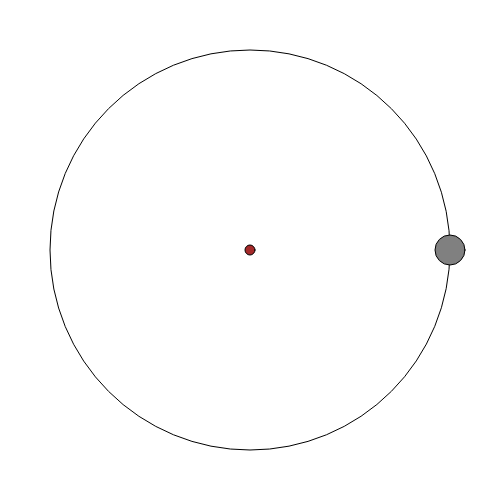
Frame 1 (no input)
Frame 60 (no input): identical to frame 1, image omitted
Frame 120 (the mouse pressed at the canvas centre since frame 60): identical to frame 1, image omitted

The p5.js sketch that drew this single still picture (run headless with seeded random() and noise() and a simulated clock; from frame 60 on, the mouse is pressed at the canvas centre):

// p5.js sketch
// ── sketch.js
var center_x = 250;
var center_y = 250;
var radius = 200;

var mx = 250;
var my = 250;

var c_angle = 0;
var cx = center_x + radius*Math.cos(c_angle);
var cy = center_y + radius*Math.sin(c_angle);

function setup(){
    createCanvas(500, 500);
    frameRate(60);
}

function draw(){

    background(255);
    fill(0,0);
    circle(center_x, center_y, 2*radius);

    // console.log(cx + " " + cy);
    drawMouse(mx, my);
    drawCat(Math.round(cx), Math.round(cy));
    moveMouse();
}

function drawMouse(x, y){
    fill('brown');
    circle(x, y, 10);
}

function drawCat(x, y){
    fill('gray');
    circle(x, y, 30);
}


function moveMouse(){
    if (keyIsDown(LEFT_ARROW)) {
        mx -= 1;
        updateCat();
      }
    
      if (keyIsDown(RIGHT_ARROW)) {
        mx += 1;
        updateCat();        
      }
    
      if (keyIsDown(UP_ARROW)) {
        my -= 1;
        updateCat();
        // moveCat(-4);
      }
    
      if (keyIsDown(DOWN_ARROW)) {
        my += 1;
        updateCat();
        // moveCat(4);
      }
    
}

function moveCat(l){
    c_angle = c_angle + (l/radius);
    cx = center_x + radius*Math.cos(c_angle);
    cy = center_y + radius*Math.sin(c_angle);
}

function updateCat(){

    old_dist = Math.pow(cx-mx,2) + Math.pow(cy-my, 2);
    moveCat(4);
    pos_dist = Math.pow(cx-mx,2) + Math.pow(cy-my, 2);
    moveCat(-8);
    neg_dist = Math.pow(cx-mx,2) + Math.pow(cy-my, 2);

    if (pos_dist - old_dist < neg_dist - old_dist){
        moveCat(8);
    }
}
